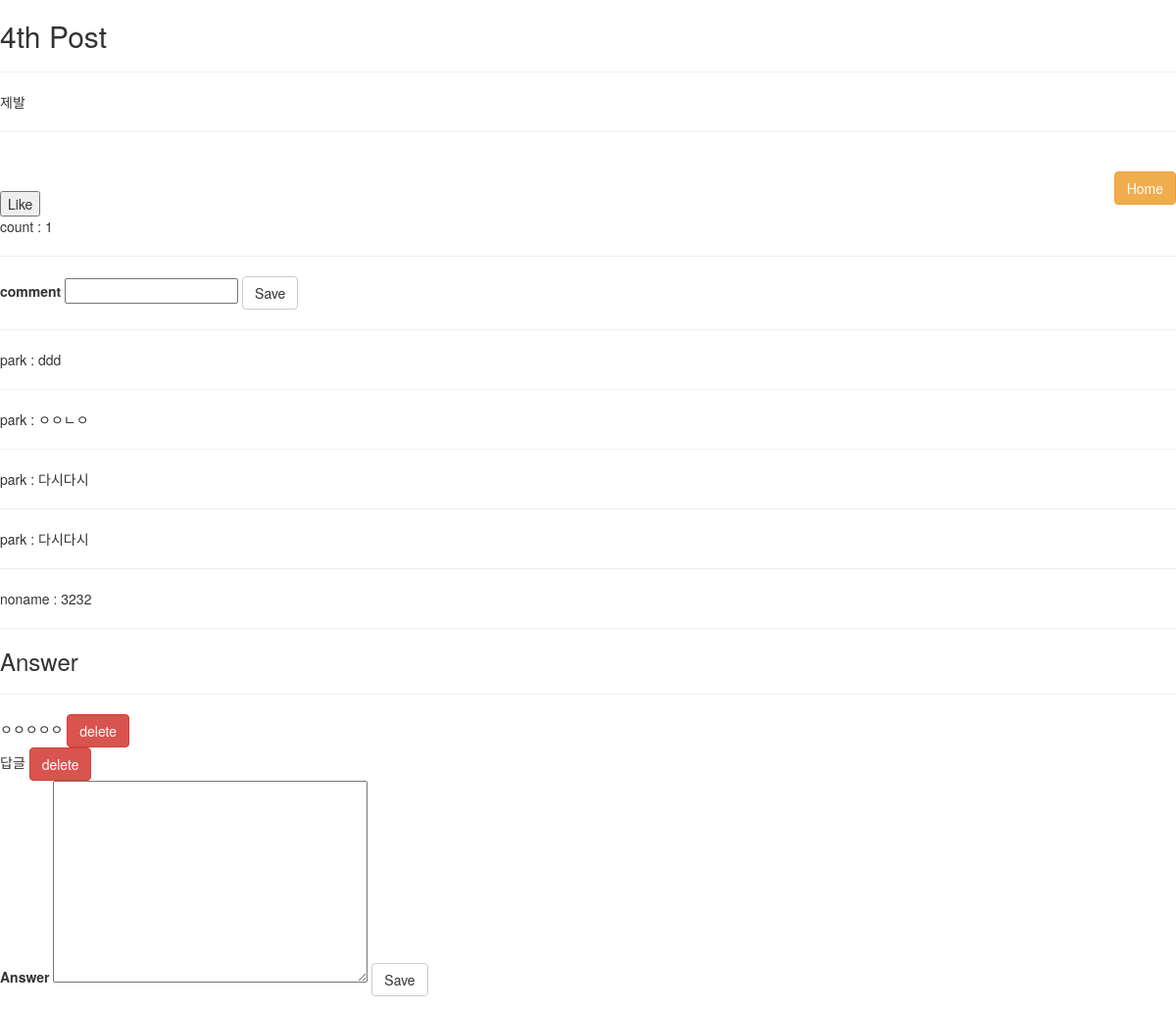
/show/2/ (signed in), run on the app's committed database.
### users/models.py (models this page shows, shortened)
class Article(models.Model):
    title = models.CharField(max_length = 100)
    content = models.TextField()
    user = models.ForeignKey(CustomUser, on_delete=models.CASCADE,)
    hits = models.IntegerField(default = 0)
    anonymity = models.BooleanField(default=True)
    @property #get 역할을 한다고 봐도 무방하다.
    def like_count(self):
      return self.like_user_set.count()
    like_user_set = models.ManyToManyField(
        CustomUser,
        null=True,
        blank=True,
        related_name='like_user_set',
        through='Like',
    )
    tags = TaggableManager(
        verbose_name= 'tags',
        help_text= 'A comma-separated list of tags.',
        blank=True,
        through=TaggedPost,
    )
    class Meta:
        ordering = ['-id']

class Comment(models.Model):
    article = models.ForeignKey(Article, on_delete=models.CASCADE,)
    user = models.ForeignKey(CustomUser, on_delete=models.CASCADE,)
    comment_text=models.CharField(max_length = 300)
    created_at = models.DateTimeField(auto_now_add=True,)
    updated_at = models.DateTimeField(auto_now=True,)
    class Meta:
        ordering = ['-id']

class CustomUser(AbstractUser):
    objects = CustomUserManager()

class Answer(models.Model):
    article = models.ForeignKey(Article, on_delete=models.CASCADE,)
    user = models.ForeignKey(CustomUser,on_delete=models.CASCADE,)
    answer_text = models.TextField()
    created_at = models.DateTimeField(auto_now_add=True,)
    updated_at = models.DateTimeField(auto_now=True,)

### users/views.py (the view)
# urls.py: path('show/<int:id>/', views.show, name = 'show_article'),
def show(request, id):
    the_article = Article.objects.get(id = id)
    comments = Comment.objects.filter(article__id = id)
    answers = Answer.objects.filter(article__id = id)
    commentform = CommentForm(request.POST or None)
    answerform = AnswerForm(request.POST or None)
    try:
        hits = Hit.objects.get(ip=get_client_ip(request), article=the_article)
    except Exception as e:
        print(e)
        hits = Hit(ip=get_client_ip(request), article=the_article, date=str(datetime.now().date()))
        Article.objects.filter(id=id).update(hits=the_article.hits + 1)
        hits.save()
    else:
        if not hits.date == str(datetime.now().date()):
            Article.objects.filter(id=id).update(hits=the_article.hits + 1)
            hits.date = str(datetime.now().date())
            hits.save()
        else:
            print(str(get_client_ip(request)) + ' has already hit this post.\n\n')
    if commentform.is_valid():
        commentform.save()
        return redirect('/users/show/%d'%(id))
    if answerform.is_valid():
        answerform.save()
        return redirect('/users/show/%d'%(id))
    return render(request, 'single_article.html', {'article' : the_article, 'comments' : comments,
                                                     'commentform' : commentform, 'answers' : answers,
                                                     'answerform' : answerform,})

### users/forms.py
class CommentForm(forms.ModelForm):
    class Meta:
        model = Comment
        fields = '__all__'

class AnswerForm(forms.ModelForm):
    class Meta:
        model = Answer
        fields = '__all__'

### users/views.py (called while the page is built)
def get_client_ip(request):
    x_forwarded_for = request.META.get('HTTP_X_FORWARDED_FOR')
    if x_forwarded_for:
        ip = x_forwarded_for.split(',')[0]
    else:
        ip = request.META.get('REMOTE_ADDR')
    return ip

### users/templates/single_article.html (shortened to what this page needs)
<html>
<head>
{% load static %}
    <link rel="stylesheet" href="https://maxcdn.bootstrapcdn.com/bootstrap/3.4.0/css/bootstrap.min.css">
</head>
<h2>{{article.title}}</h2>
<hr>
<p>{{article.content}}</p>
<hr>
<br>
<a class="btn btn-warning pull-right" href = {% url 'home' %}>Home</a> <br/>
<input type="button" class="like" name="{{ article.id }}" value="Like">
      <p id="count{{ article.id }}">count : {{ article.like_count}}</p>
<hr/>
<form method="POST">
        <label>comment</label>  {{ commentform.comment_text}}
    <button class="btn btn-default" type="submit">Save</button>
</form>
<hr/>
{% for comment in comments %}
    {{comment.user}} : {{comment.comment_text}}
    <br/>
    <hr/>
{% endfor %}
<h3>Answer</h3><hr>
{% for answer in answers %}
    {{answer.answer_text}}
    <a class="btn btn-danger" href="{%url 'delete_answer' answer.id %}">delete</a><br/>
{% endfor %}
<form method="POST">
        <label>Answer</label>  {{ answerform.answer_text}}
    <button class="btn btn-default" type="submit">Save</button>
</form>
</html>

### data on the page
Article: title "4th Post", content "제발", like_count "1"
Comment: user "park", comment_text "ddd"
Comment: user "park", comment_text "ㅇㅇㄴㅇ"
Comment: user "park", comment_text "다시다시"
Comment: user "park", comment_text "다시다시"
Comment: user "noname", comment_text "3232"
Answer: answer_text "ㅇㅇㅇㅇㅇ"
Answer: answer_text "답글"
